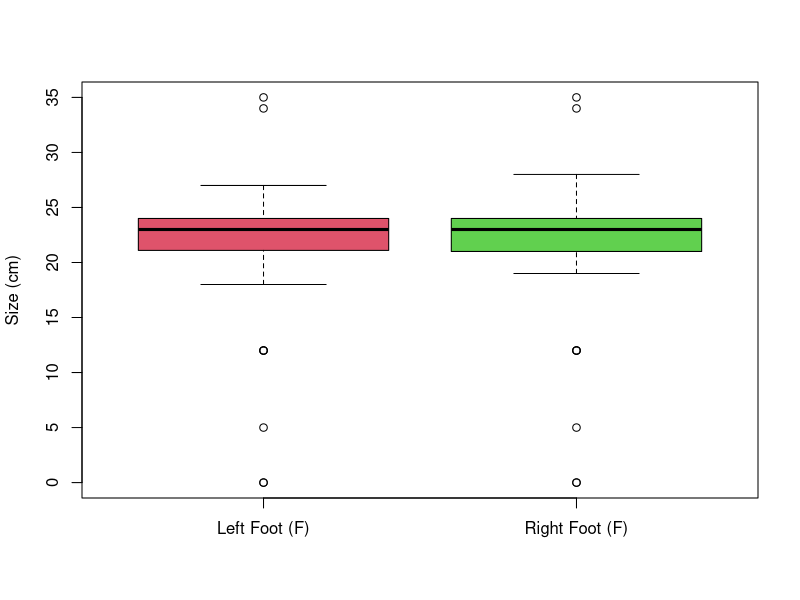
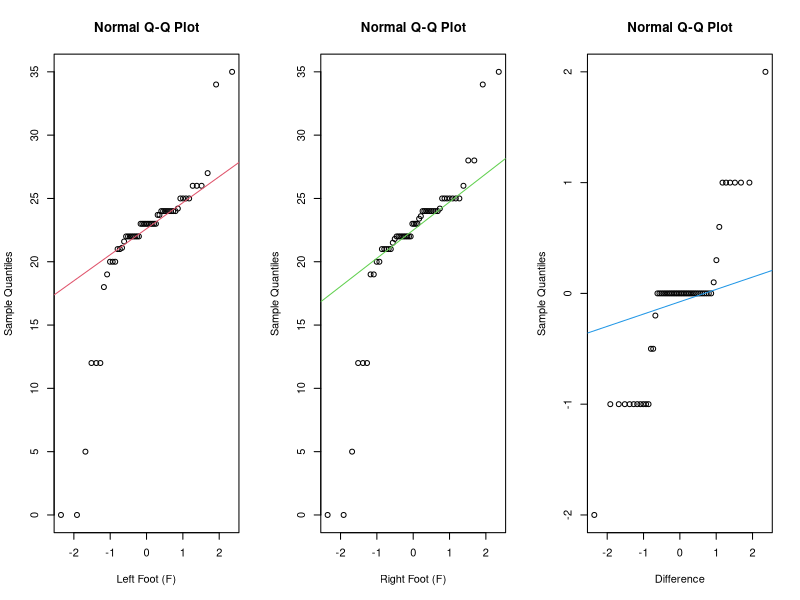
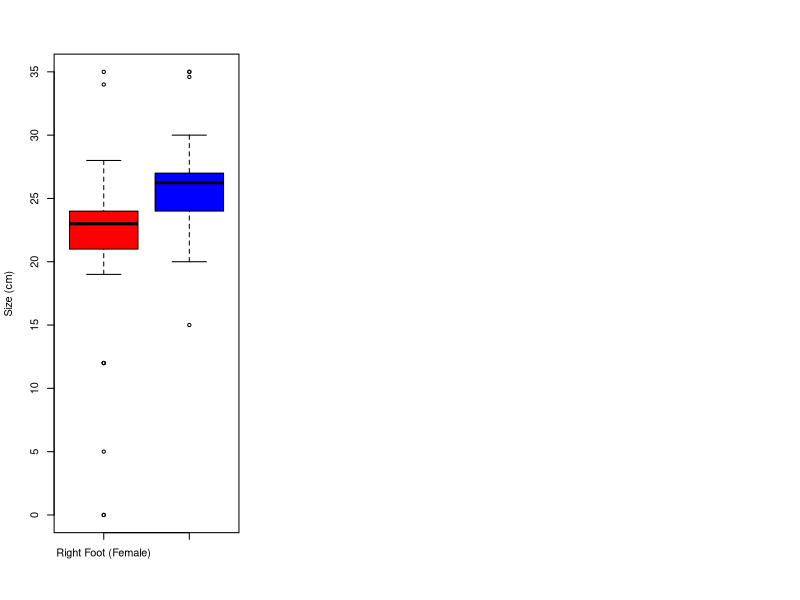
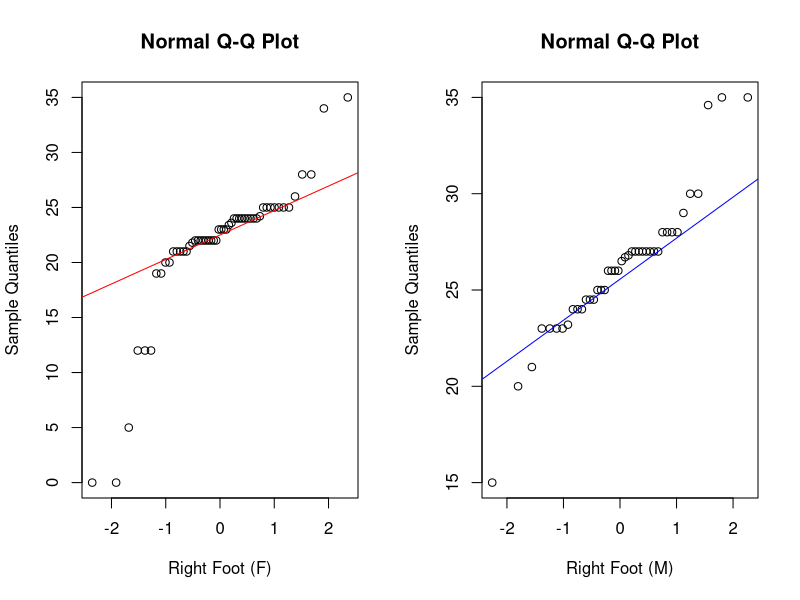
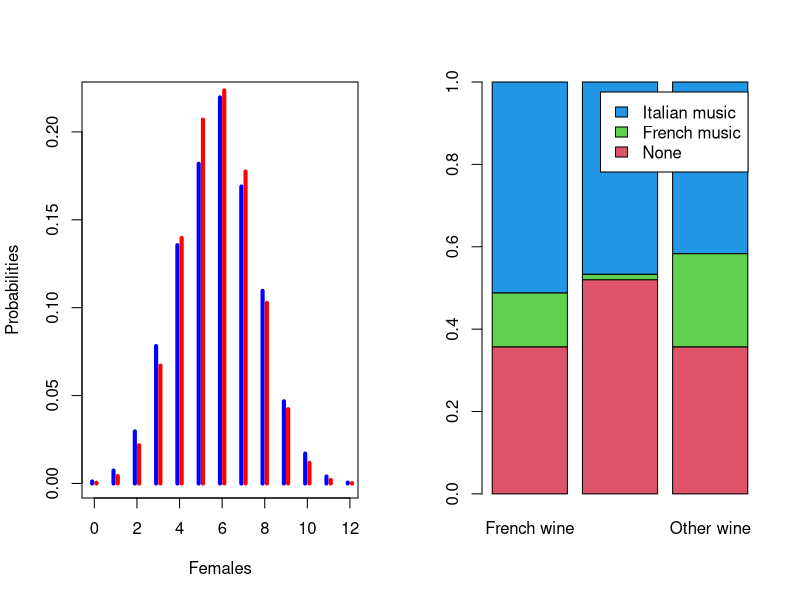

Generate these figures, in order, with R:
## ---- chunk 1
knitr::opts_chunk$set(echo = TRUE)
getwd()
## ---- chunk 2
census <- read.csv("census1.csv")
censusF <- subset(census, Gender=="F")
str(censusF)
head(censusF)
## ---- chunk 3
boxplot(censusF$FootL,censusF$FootR,col=c(2:3),
        names=c("Left Foot (F)","Right Foot (F)"),
        ylab="Size (cm)")
## ---- chunk 4
tails<-2                            # Two-tailed test

n<-length(censusF[,1]);n            # Sample size
df<-n-1;df                          # Degrees of Freedom

diff<-censusF$FootL-censusF$FootR   # Compute difference

xbar_diff<-mean(diff);xbar_diff     # Sample mean of diffs
s_diff<-sd(diff);s_diff             # Sample Std Dev of diffs

c<-0.95                             # Level of Conf. (assumed)
alpha<-1-c;alpha                    # Level of Significance

se_diff<-s_diff/sqrt(n);se_diff     # Standard Error of diffs

z<-(xbar_diff - 0)/se_diff;z        # z-value

pval<-tails*pnorm(-abs(z));pval     # p-value

# Use t.test to sanity-check the calculated p-value
t.test(diff,df=df,alternative="two.sided")
## ---- chunk 5
par(mfrow=c(1,3))

qqnorm(censusF$FootL,xlab="Left Foot (F)")  # QQPlot for Left
qqline(censusF$FootL,col=2)

qqnorm(censusF$FootR,xlab="Right Foot (F)") # QQPlot for Right
qqline(censusF$FootR,col=3)

qqnorm(diff,xlab="Difference")              # QQPlot for Diffs
qqline(diff,col=4)
## ---- chunk 6
x<-subset(census, Gender=="F")$FootR # Extract the Female data
y<-subset(census, Gender=="M")$FootR # Extract the Male data

x<-na.omit(x)                        # Drop any NaNs
y<-na.omit(y)                        

head(x)                              # Take a peek at the data
head(y)

boxplot(x,y,col=c("red","blue"),     # Draw the box plots
        names=c("Right Foot (Female)","Right Foot (Male)"),
        ylab="Size (cm)")
## ---- chunk 7
mx<-mean(x);mx                     # Mean (Female)
sx<-sd(x);sx                       # Standard Dev. (Female)

my<-mean(y);my                     # Mean (Male)
sy<-sd(y);sy                       # Standard Dev. (Male)

n<-length(x);n                     # Sample size (Female)
m<-length(y);m                     # Sample size (Male)

s<-sqrt(((n-1)*sx^2 + (m-1)*sy^2)/(n+m-2));s # Sample Std. Dev

se<-s*sqrt(1/n+1/m);se             # Standard Error of diffs

t<-qt(.975,df=n+m-2);t             # t-value

e<-t*se;e                          # Margin of error

cil<-mx - my - e;cil               # Confidence Interval(low)
ciu<-mx - my + e;ciu               # Confidence Interval(high)

t.test(x,y)
## ---- chunk 8
par(mfrow=c(1,2))

qqnorm(x,xlab="Right Foot (F)")             # QQPlot for women
qqline(x,col="red")

qqnorm(y,xlab="Right Foot (M)")             # QQPlot for men
qqline(y,col="blue")
## ---- chunk 9
p<-0.50                                 # Population proportion (as per H0)
n<-750                                  # Sample size                      
m<-400                                  # Sample 'successes'
phat<-m/n;phat                          # Sample proportion

c<-0.95                                 # Level of Confidence (assumed)
alpha<-1-c;alpha                        # Level of Significance

tails<-1;                               # This is a single (right)-tailed test

if(n*phat > 10 & n*(1-phat) > 10){
  print("The Normal distribution approximation condition is satisfied.")
} else {
  print("The Normal distribution approximation condition is not satisfied.")
}

se<-sqrt((p*(1-p))/n);se               # Standard error

z<-(phat-p)/se;z                       # Test Statistic (z-value)

pvalue<-tails*pnorm(-abs(z));pvalue    # p-value

## Let's check the calculated value of the p-value using prop.test (without correction)
prop.test(x=m,n=n,p=p,alternative="greater",conf.level=c,correct=F)
## ---- chunk 10
n<-600                                # Sample size
m<-65                                 # Sample 'successes'
phat<-m/n;phat                        # Sample proportion
c<-0.95                               # Level of Confidence (assumed)
alpha<-1-c;alpha                      # Level of Significance

# Check for Normal approximation

if(n*phat>10 & n*(1-phat) > 10){
  print("Normal distribution approximation condition is satisfied")} else{
  print("Normal distribution approximation condition is NOT satisfied")
}

sep<-sqrt((phat*(1-phat))/n); sep     # Standard Error

z<-round(abs(qnorm((alpha/2))),2);z   # z-value

e<-z*sep;e                            # Margin of error

cil<-phat-e;cil                       # Lower CI value
ciu<-phat+e;ciu                       # Upper CI value

## Let's check the calculated values of the Confidence Interval using prop.test (without correction)
prop.test(x=m,n=n,conf.level=c,correct=F)

## ---- chunk 11
n<-round((phat*(1-phat))/(0.01/z)^2);n
## ---- chunk 12
female <- 0:12
nfamilies <- c(7,45,181,478,829,1112,1343,1033,670,286,104,24,3)
d <- data.frame(female=female, nfamilies=nfamilies)
d
## ---- chunk 13
dc<-d                                      # Copy the data
po<-dc$nfamilies/sum(dc$nfamilies)         # Calculate data probabilities
sum(po)                                    # Check observed probabilities
dcp<-cbind(dc,po)                          # Append the observed probs.
prob<-sum(dcp$female*dcp$nfamilies)/(12*sum(dcp$nfamilies));prob  # Female probability
pt<-dbinom(x=c(0:max(dcp$female)),         # Generate the theoretical probs.
           size=length(dcp$female)-1,      # (as per Binomial distribution)
           prob=prob)
sum(pt)                                    # Check the theoretical probs.
dcp<-cbind(dcp,pt)                         # Append the theoretical probs.
dcp                                        # Display the data with po and pt
plot(dcp$female-.1, dcp$po, lwd=4,         # Plot to compare po and pt
     type="h",col="blue",
     xlab="Females", ylab="Probabilities")
lines(dcp$female+.1, dcp$pt, lwd=4,
      type="h",col="red")
## ---- chunk 14
pop<-sum(po[1:2])                           # Pool the first 2 and last 2
pop<-c(pop,po[3:11])                        #   elements of po to avoid 
pop[11]<-1-sum(pop)                         #   warning in chisq.test call

ptp<-sum(pt[1:2])                           # Pool the first 2 and last 2
ptp<-c(ptp,pt[3:11])                        #   elements of pt to avoid     
ptp[11]<-1-sum(ptp)                         #   warning in chisq.test call

pop<-pop*sum(d$nfamilies)                   # Scale pop back up (values too                                             #   small for chisq.test)

ctest<-chisq.test(pop,p=ptp);ctest          # Perform the Chi Squared test

pval<-1-pchisq(ctest$statistic, 9);pval
## ---- chunk 15
d<-matrix(c(30,39,30,11,1,19,43,35,35),nrow=3)
rownames(d)<-c("French wine","Italian wine","Other wine")
colnames(d)<-c("None","French music","Italian music")
d
## ---- chunk 16
tab<-d
chisq.test(tab)
## ---- chunk 17
tab1 <- prop.table(tab,1)
barplot(t(tab1), legend=T, col=2:4)
